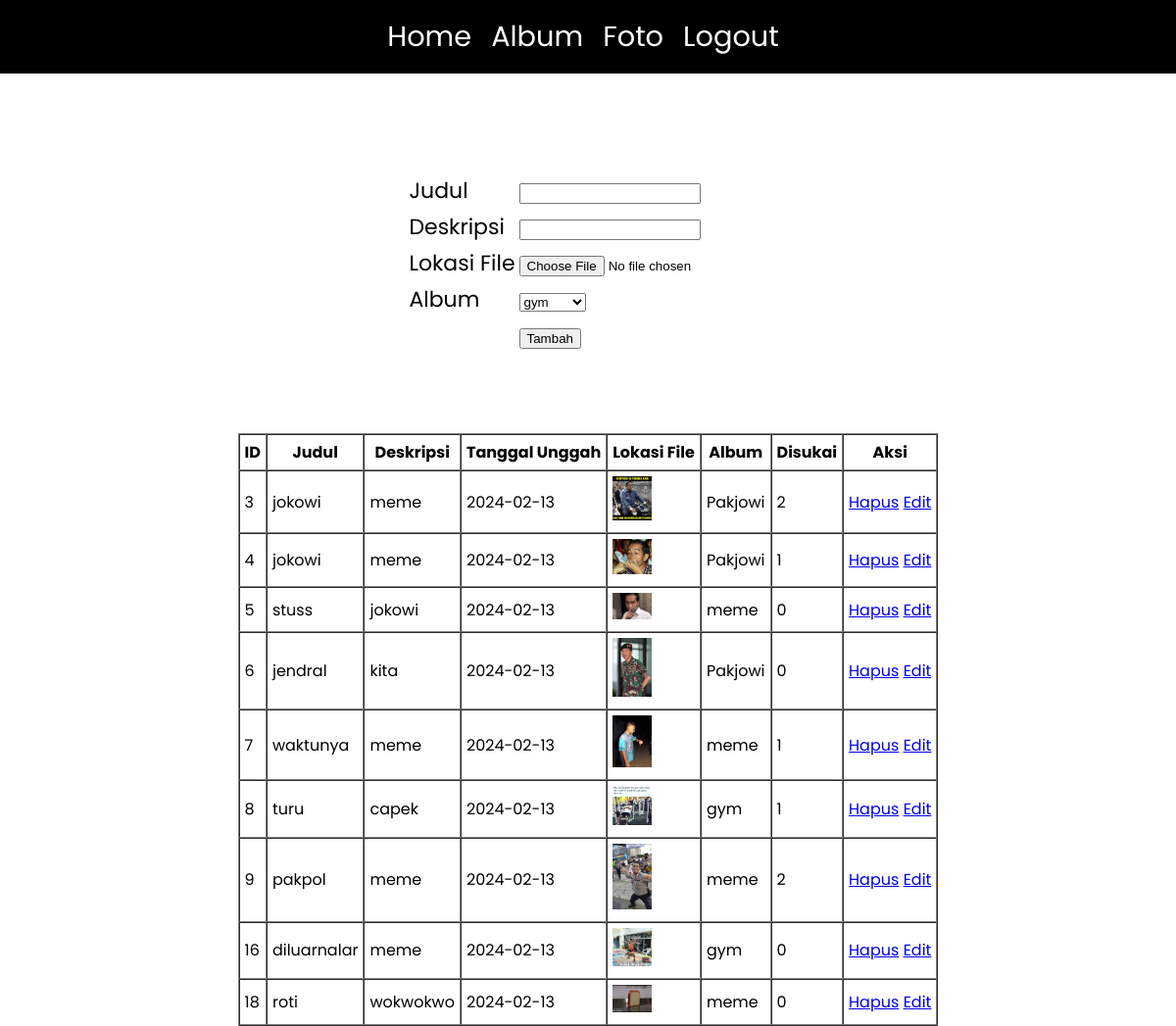
/foto.php (signed in), run on the app's committed database.
### tables this page shows
CREATE TABLE `foto` (
  `fotoid` int(11) NOT NULL,
  `judulfoto` varchar(255) NOT NULL,
  `deskripsifoto` text NOT NULL,
  `tanggalunggah` date NOT NULL,
  `lokasifile` varchar(255) NOT NULL,
  `albumid` int(11) NOT NULL,
  `userid` int(11) NOT NULL
);

CREATE TABLE `album` (
  `albumid` int(11) NOT NULL,
  `namaalbum` varchar(255) NOT NULL,
  `deskripsi` text NOT NULL,
  `tanggaldibuat` date NOT NULL,
  `userid` int(11) NOT NULL
);

### foto.php (the view, shortened to what this page needs)
<!DOCTYPE html>
<html lang="en">
<head>
</head>
<body>
    <div class="continer">
        <div class="item1 nav">
            <ul>
                <li><a class="buttun" href="index.php">Home</a></li>
                <li><a class="buttun" href="album.php">Album</a></li>
                <li><a class="buttun" href="foto.php">Foto</a></li>
                <li><a class="buttun" href="logout.php">Logout</a></li>
            </ul>
        </div>
        <div class="item2 about">
            <div class="atas">
                <form action="tambah_foto.php" method="post" enctype="multipart/form-data">
                    <table>
                        <tr>
                            <td>Judul</td>
                            <td><input type="text" name="judulfoto"></td>
                        </tr>
                        <tr>
                            <td>Deskripsi</td>
                            <td><input type="text" name="deskripsifoto"></td>
                        </tr>
                        <tr>
                            <td>Lokasi File</td>
                            <td><input type="file" name="lokasifile"></td>
                        </tr>
                        <tr>
                            <td>Album</td>
                            <td>
                                <select name="albumid">
                                    <?php
                                    include "koneksi.php";
                                    $userid = $_SESSION['userid'];
                                    $sql = mysqli_query($conn, "select * from album where userid='$userid'");
                                    while ($data = mysqli_fetch_array($sql)) {
                                        ?>
                                        <option value="<?= $data['albumid'] ?>">
                                            <?= $data['namaalbum'] ?>
                                        </option>
                                        <?php
                                    }
                                    ?>
                                </select>
                            </td>
                        </tr>
                        <tr>
                            <td></td>
                            <td><input type="submit" value="Tambah"></td>
                        </tr>
                    </table>
                </form>
            </div>
            <div class="bawah">
                <table class="jos" border="1" cellpadding=5 cellspacing=0>
                    <tr>
                        <th>ID</th>
                        <th>Judul</th>
                        <th>Deskripsi</th>
                        <th>Tanggal Unggah</th>
                        <th>Lokasi File</th>
                        <th>Album</th>
                        <th>Disukai</th>
                        <th>Aksi</th>
                    </tr>
                    <?php
                    include "koneksi.php";
                    $userid = $_SESSION['userid'];
                    $sql = mysqli_query($conn, "select * from foto,album where foto.userid='$userid' and foto.albumid=album.albumid");
                    while ($data = mysqli_fetch_array($sql)) {
                        ?>
                        <tr>
                            <td>
                                <?= $data['fotoid'] ?>
                            </td>
                            <td>
                                <?= $data['judulfoto'] ?>
                            </td>
                            <td>
                                <?= $data['deskripsifoto'] ?>
                            </td>
                            <td>
                                <?= $data['tanggalunggah'] ?>
                            </td>
                            <td>
                                <img class="kecil" src="gambar/<?= $data['lokasifile'] ?>" width="200px">
                            </td>
                            <td>
                                <?= $data['namaalbum'] ?>
                            </td>
                            <td>
                                <?php
                                $fotoid = $data['fotoid'];
                                $sql2 = mysqli_query($conn, "select * from likefoto where fotoid='$fotoid'");
                                echo mysqli_num_rows($sql2);
                                ?>
                            </td>
                            <td>
                                <a class="hapus" href="hapus_foto.php?fotoid=<?= $data['fotoid'] ?> " onclick="return confirm('Apakah anda ingin menghapus data ini')">Hapus</a>
                                <a class="edit" href="edit_foto.php?fotoid=<?= $data['fotoid'] ?>">Edit</a>
                            </td>
                        </tr>
                        <?php
                    }
                    ?>
                </table>
            </div>
        </div>
    </div>
</body>
</html>

### foto.php (style rules this page uses)
html, body { margin: 0; padding: 0; font-family: "Poppins", sans-serif; }
.nav { grid-area: nav; background-color: black; text-align: center; align-items: center; justify-content: center; display: flex; }
.item1 li a { text-decoration: none; color: white; font-size: 180%; }
.item1 li { display: flex; justify-content: space-around; padding: 0px 10px 0px 10px; margin: 0px 0px 0px 0px; }
.item1 ul { display: flex; padding: 0px 10px 0px 0px; }
.item2 { width: 100%; display: flex; flex-direction: column; align-items: center; padding: 100px; box-sizing: border-box; }
.about .atas table td { font-size: 22px; }
.about .atas { padding: 0px 0px 80px 0px; }
.about .bawah table .kecil { width: 40px; }
.about { grid-area: about; height: 100vh; }

### data on the page
foto: fotoid "3", judulfoto "jokowi", deskripsifoto "meme", tanggalunggah "2024-02-13", lokasifile (picture), albumid.namaalbum "Pakjowi", mysqli_num_rows($sql2) "2"
foto: fotoid "4", judulfoto "jokowi", deskripsifoto "meme", tanggalunggah "2024-02-13", lokasifile (picture), albumid.namaalbum "Pakjowi", mysqli_num_rows($sql2) "1"
foto: fotoid "5", judulfoto "stuss", deskripsifoto "jokowi", tanggalunggah "2024-02-13", lokasifile (picture), albumid.namaalbum "meme", mysqli_num_rows($sql2) "0"
foto: fotoid "6", judulfoto "jendral", deskripsifoto "kita", tanggalunggah "2024-02-13", lokasifile (picture), albumid.namaalbum "Pakjowi", mysqli_num_rows($sql2) "0"
foto: fotoid "7", judulfoto "waktunya", deskripsifoto "meme", tanggalunggah "2024-02-13", lokasifile (picture), albumid.namaalbum "meme", mysqli_num_rows($sql2) "1"
foto: fotoid "8", judulfoto "turu", deskripsifoto "capek", tanggalunggah "2024-02-13", lokasifile (picture), albumid.namaalbum "gym", mysqli_num_rows($sql2) "1"
foto: fotoid "9", judulfoto "pakpol", deskripsifoto "meme", tanggalunggah "2024-02-13", lokasifile (picture), albumid.namaalbum "meme", mysqli_num_rows($sql2) "2"
foto: fotoid "16", judulfoto "diluarnalar", deskripsifoto "meme", tanggalunggah "2024-02-13", lokasifile (picture), albumid.namaalbum "gym", mysqli_num_rows($sql2) "0"
foto: fotoid "18", judulfoto "roti", deskripsifoto "wokwokwo", tanggalunggah "2024-02-13", lokasifile (picture), albumid.namaalbum "meme", mysqli_num_rows($sql2) "0"

### other printed values
form field albumid "gym"
